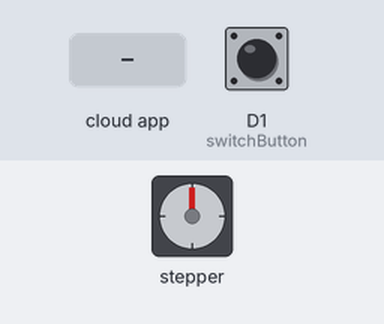
The sketch below on a simulated ESP8266 (NodeMCU). On the bench: stepper motor. Wiring (inferred from the names in the program): stepper motor driver (200 steps per turn assumed): step D5; direction D6; enable D7. The test bench sets the inputs (shaded band); at power-on: D1 (switchButton) HIGH. WiFi joins after 1.5 s; servers stay silent unless stated; EEPROM starts erased; what the sketch prints to the serial monitor is not drawn.

Above: at 2.7 s.
2.8 s: D1 (switchButton) pulled LOW for 0.15 s
At 3.95 s:
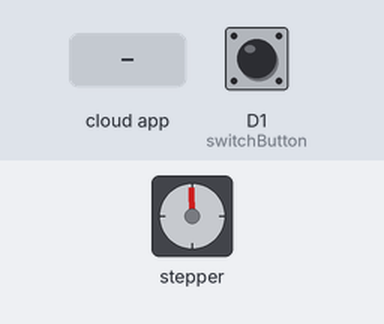
At 4.55 s:
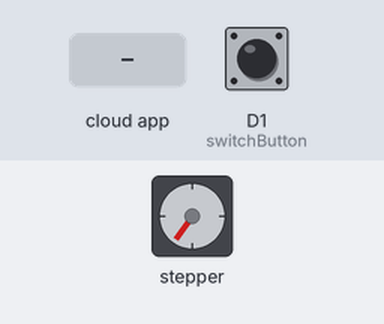
5.9 s: the phone or cloud app sets Curtains.one to 0
8.9 s: the phone or cloud app sets Curtains.one to 255
At 9.35 s:
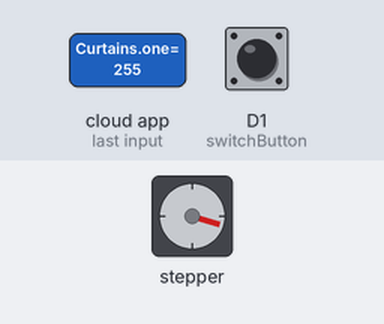
11.9 s: D1 (switchButton) pulled LOW for 1 s
Timing chart, 0 to 17.4 s (numbered marks = the images above; inputs shaded):
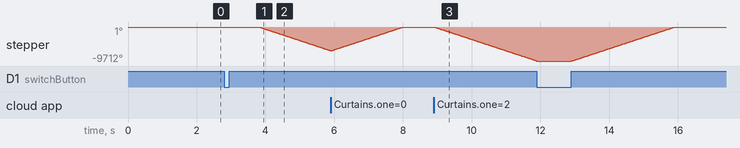

Measured:
- after the input at 2.8 s, stepper: keeps turning counter-clockwise at about 3238°/s, starting after 1.0 s
- after the input at 8.9 s, stepper: keeps turning counter-clockwise at about 3238°/s, starting at once

The sketch:

curtains_Final.ino
```cpp
#ifdef ARDUINO_ARCH_ESP32
#include <WiFi.h>
#else
#include <ESP8266WiFi.h>
#endif
#include <Espalexa.h>

#include <EEPROM.h>


boolean connectWifi();
void  curtainChanged(uint8_t deviceState);
const char* ssid = "SSID";//Replace SSID
const char* password = "PASSWORD";//Replace PASSWORD
String Device_1_Name = "Curtains one";
boolean wifiConnected = false;
Espalexa espalexa;

//manualSwitch
const int switchButton =D1;
uint8_t oldState =0;// initialize to 0 ie in off state

//Default when device turns on curtains are assumed to be off i.e in open state   so initial pos=0 , max pos =8000
int maxPos=42 * 200 * 8;
const int stepPin = D5;
const int dirPin = D6;
const int enablePin =D7;
int pos = 0;


int lastState =999;//Any random value
int curState = 999;
int count=maxPos;


//Default 1/8 : MS2, MS1: 00: 1/8, 01: 1/32, 10: 1/64 11: 1/16
// to go up keep delay 300, dirPin HIGH and microstep 1/8
// to go down keep delay 100, dirPin LOW and microstep 1/8

// full up or down in 41 full revolutions
```

Callback_Function.ino
```cpp
//our callback functions
void curtainChanged(uint8_t deviceState)
{
    //this means we just switched
    //now check if curtains on or curtains off has been triggered
      if (deviceState == 255){
        Serial.println("in on state");
        //Close the curtains
        curState = 255;
          if(count == maxPos){
            count=0;
          }
        }
      else{
        Serial.println("in off state");
        //Open the curtains
        curState = 0;
        if(count == maxPos){
            count=0;
          }
        }

}
```

connectWifi.ino
```cpp
// connect to wifi  returns true if successful or false if not
boolean connectWifi()
{
  boolean state = true;
  int i = 0;

  WiFi.mode(WIFI_STA);
  WiFi.begin(ssid, password);
  Serial.println("");
  Serial.println("Connecting to WiFi");

  // Wait for connection
  Serial.print("Connecting...");
  while (WiFi.status() != WL_CONNECTED) {
    delay(500);
    Serial.print(".");
    if (i > 20) {
      state = false; break;
    }
    i++;
  }
  Serial.println("");
  if (state) {
    Serial.print("Connected to ");
    Serial.println(ssid);
    Serial.print("IP address: ");
    Serial.println(WiFi.localIP());
  }
  else {
    Serial.println("Connection failed.");
  }
  return state;
}
```

loop.ino
```cpp
void loop()
{
  if(WiFi.status() != WL_CONNECTED) {
  connectWifi();
  }
  // Add check for button press then callback function is called
  if (digitalRead(switchButton) == LOW) {
    Serial.println("Switch pressed");
    (oldState ==0)? (oldState = 255) : (oldState = 0) ;
    curtainChanged(oldState);
    // Serial.print("new state:");
    // Serial.println(oldState);
    delay(1000);
    //digitalWrite(switchButton,HIGH);
  }

  espalexa.loop();

  digitalWrite(enablePin,HIGH); //Disable it. Enables when set to LOW
  if(count<maxPos and pos>=0 and pos<=maxPos){
      digitalWrite(enablePin,LOW); //Enable it. Enables when set to LOW

      //if  curtains are turned on , i.e instructed to close down. final pos should be maxPos
      if (curState == 255 and pos<maxPos){
        //For moving down
        digitalWrite(dirPin,LOW);
        int del=100;

        digitalWrite(stepPin,HIGH);
        delayMicroseconds(del);
        digitalWrite(stepPin,LOW);
        delayMicroseconds(del);
        pos+=1;
        // Serial.print("pos=");
        // Serial.println(pos);
        if(pos== maxPos){
          // update current position in memory as well
          EEPROM.put(0, pos);
          EEPROM.commit();
        }
      }
      //if  curtains are turned off , i.e instructed to open. final pos should be 0
      else
      if(curState == 0 and pos>0){
        //For moving UP
        digitalWrite(dirPin,HIGH);
        int del=100;

        digitalWrite(stepPin,HIGH);
        delayMicroseconds(del);
        digitalWrite(stepPin,LOW);
        delayMicroseconds(del);
        pos-=1;
        // Serial.print("pos=");
        // Serial.println(pos);

        if(pos== 0){
          // update current position in memory as well
          EEPROM.put(0, pos);
          EEPROM.commit();
        }
      }
      count+=1;

    //Serial.println(pos);
  }
  else
  if(pos<=0){
    pos=0;
    count=maxPos;
  }
  else
  if(pos>=maxPos){
    pos=maxPos;
    count =maxPos;
  }
  else{
    count =maxPos;
  }
  delayMicroseconds(10);
}
```

setup.ino
```cpp
void setup()
{
  EEPROM.begin(4);

  // Sets the two pins as Outputs
  pinMode(stepPin,OUTPUT);
  pinMode(dirPin,OUTPUT);
  pinMode(enablePin,OUTPUT);

  pinMode(switchButton, INPUT_PULLUP);
  digitalWrite(switchButton,HIGH);

  //digitalWrite(enablePin,HIGH); //Disable it. Enables when set to LOW

  Serial.begin(115200);
  wifiConnected = connectWifi();
  if (wifiConnected)
  {
    espalexa.addDevice(Device_1_Name, curtainChanged); //simplest definition, default state off
    espalexa.begin();
  }

  EEPROM.get(0,pos);

  Serial.print("Current Pos:");
  Serial.println (pos);


}
```
